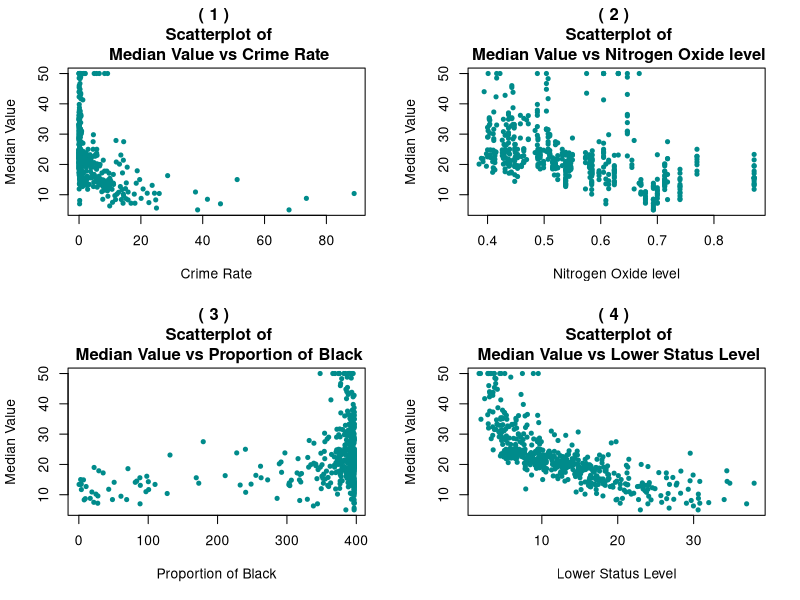
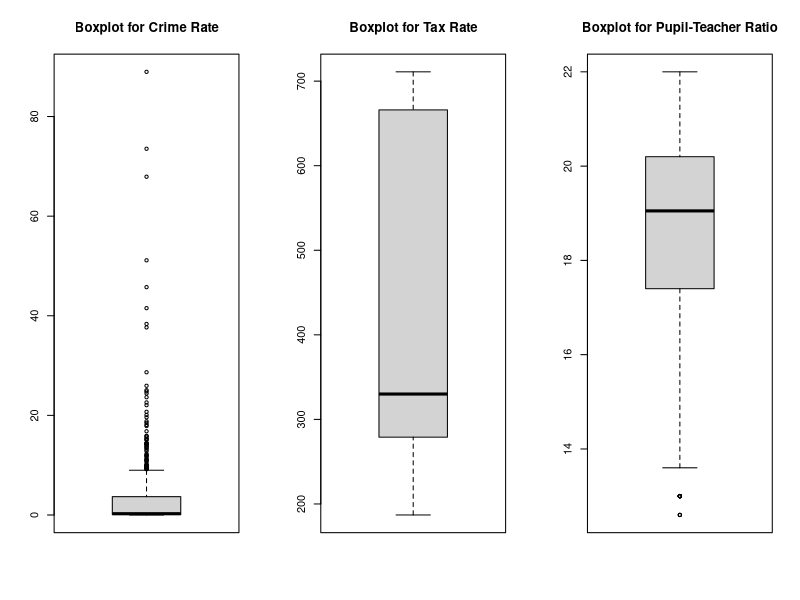

These charts were generated, in order, by the following R code:
## ---- chunk 1
library(MASS)
## ---- chunk 2
#Class of the Boston Dataset.
class(Boston)

#Dimension of the Boston Dataset.
dim(Boston)

#Contents of the Boston Dataset.
str(Boston)

attach(Boston)
## ---- chunk 3
sub_boston = data.frame(medv,crim,nox,black,lstat)
head(sub_boston)
v_names = c("Median Value","Crime Rate","Nitrogen Oxide level","Proportion of Black","Lower Status Level")

par(mfrow=c(2,2))
for(i in 2:5)
{
  plot(sub_boston[,i],medv,main=paste("(",(i-1),") \n Scatterplot of\n",v_names[1],"vs",v_names[i]),
       ylab=v_names[1], xlab= v_names[i],col="cyan4",pch=20)
}
## ---- chunk 4
#Serial number of lowest median value for house price and the respective data points
df= sub_boston[medv == min(medv),]
df
## ---- chunk 5
p = c()
for(i in 1:4)
{
  cat(paste("Range of",v_names[(i+1)],":\n"))
  cat(range(sub_boston[,(i+1)]),"\n\n")
}

cat("\n\nPercentiles of the factors for the following suburbs:\n")

k = c(399,406)
for(j in 1:2)
{
  cat("\nSuberb no.",k[j],"\n\n")
  for(i in 1:4)
  {
    cat(v_names[(i+1)],":")
    cat(floor(ecdf(sub_boston[,(i+1)])(df[j,(i+1)])*100),"\n")
  }
}

## ---- chunk 6
par(mfrow=c(1,3))
df1 = data.frame(crim,tax,ptratio,medv)
var_name= c("Crime Rate","Tax Rate","Pupil-Teacher Ratio")
head(df1)

for(i in 1:3)
{
  cat("\nData on Outliers present in", var_name[i],"are:\n")
  print(df1[df1[,i] %in% (boxplot.stats(df1[,i])$out),c(i,4)])
  cat("\nTotal number of outliers:",length(boxplot.stats(df1[,i])$out),"\n\n")
  boxplot(df1[,i],main=paste("Boxplot for",var_name[i]))
}
